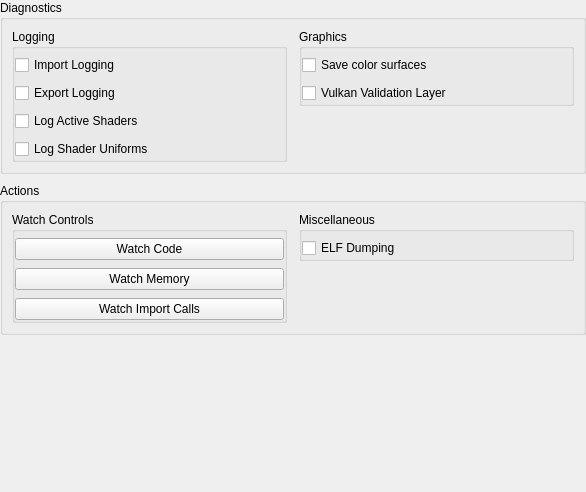
           <widget class="QWidget" name="debug_scroll_contents">
            <property name="geometry">
             <rect>
              <x>0</x>
              <y>0</y>
              <width>586</width>
              <height>492</height>
             </rect>
            </property>
            <layout class="QVBoxLayout" name="debug_tab_content_layout">
             <property name="spacing">
              <number>9</number>
             </property>
             <property name="leftMargin">
              <number>0</number>
             </property>
             <property name="topMargin">
              <number>0</number>
             </property>
             <property name="rightMargin">
              <number>0</number>
             </property>
             <property name="bottomMargin">
              <number>0</number>
             </property>
             <item>
              <widget class="QGroupBox" name="gb_debug_diagnostics_section">
               <property name="title">
                <string>Diagnostics</string>
               </property>
               <layout class="QHBoxLayout" name="gb_debug_diagnostics_section_layout">
                <property name="spacing">
                 <number>12</number>
                </property>
                <item alignment="Qt::AlignmentFlag::AlignTop">
                 <widget class="QGroupBox" name="gb_debug_logging">
                  <property name="title">
                   <string>Logging</string>
                  </property>
                  <property name="flat">
                   <bool>true</bool>
                  </property>
                  <layout class="QVBoxLayout" name="gb_debug_logging_layout">
                   <property name="spacing">
                    <number>8</number>
                   </property>
                   <property name="leftMargin">
                    <number>0</number>
                   </property>
                   <property name="topMargin">
                    <number>6</number>
                   </property>
                   <property name="rightMargin">
                    <number>0</number>
                   </property>
                   <property name="bottomMargin">
                    <number>0</number>
                   </property>
                   <item>
                    <widget class="QCheckBox" name="log_imports">
                     <property name="text">
                      <string>Import Logging</string>
                     </property>
                    </widget>
                   </item>
                   <item>
                    <widget class="QCheckBox" name="log_exports">
                     <property name="text">
                      <string>Export Logging</string>
                     </property>
                    </widget>
                   </item>
                   <item>
                    <widget class="QCheckBox" name="log_active_shaders">
                     <property name="text">
                      <string>Log Active Shaders</string>
                     </property>
                    </widget>
                   </item>
                   <item>
                    <widget class="QCheckBox" name="log_uniforms">
                     <property name="text">
                      <string>Log Shader Uniforms</string>
                     </property>
                    </widget>
                   </item>
                  </layout>
                 </widget>
                </item>
                <item alignment="Qt::AlignmentFlag::AlignTop">
                 <widget class="QGroupBox" name="gb_debug_gpu">
                  <property name="title">
                   <string>Graphics</string>
                  </property>
                  <property name="flat">
                   <bool>true</bool>
                  </property>
                  <layout class="QVBoxLayout" name="gb_debug_gpu_layout">
                   <property name="spacing">
                    <number>8</number>
                   </property>
                   <property name="leftMargin">
                    <number>0</number>
                   </property>
                   <property name="topMargin">
                    <number>6</number>
                   </property>
                   <property name="rightMargin">
                    <number>0</number>
                   </property>
                   <property name="bottomMargin">
                    <number>0</number>
                   </property>
                   <item>
                    <widget class="QCheckBox" name="color_surface_debug">
                     <property name="text">
                      <string>Save color surfaces</string>
                     </property>
                    </widget>
                   </item>
                   <item>
                    <widget class="QCheckBox" name="validation_layer">
                     <property name="text">
                      <string>Vulkan Validation Layer</string>
                     </property>
                    </widget>
                   </item>
                  </layout>
                 </widget>
                </item>
               </layout>
              </widget>
             </item>
             <item>
              <widget class="QGroupBox" name="gb_debug_watch_section">
               <property name="title">
                <string>Actions</string>
               </property>
               <layout class="QHBoxLayout" name="gb_debug_watch_section_layout">
                <property name="spacing">
                 <number>12</number>
                </property>
                <item alignment="Qt::AlignmentFlag::AlignTop">
                 <widget class="QGroupBox" name="gb_debug_watchpoints">
                  <property name="title">
                   <string>Watch Controls</string>
                  </property>
                  <property name="flat">
                   <bool>true</bool>
                  </property>
                  <layout class="QVBoxLayout" name="gb_debug_watchpoints_layout">
                   <property name="spacing">
                    <number>8</number>
                   </property>
                   <property name="leftMargin">
                    <number>0</number>
                   </property>
                   <property name="topMargin">
                    <number>6</number>
                   </property>
                   <property name="rightMargin">
                    <number>0</number>
                   </property>
                   <property name="bottomMargin">
                    <number>0</number>
                   </property>
                   <item>
                    <widget class="QPushButton" name="watch_code">
                     <property name="text">
                      <string>Watch Code</string>
                     </property>
                    </widget>
                   </item>
                   <item>
                    <widget class="QPushButton" name="watch_memory">
                     <property name="text">
                      <string>Watch Memory</string>
                     </property>
                    </widget>
                   </item>
                   <item>
                    <widget class="QPushButton" name="watch_import_calls">
                     <property name="text">
                      <string>Watch Import Calls</string>
                     </property>
                    </widget>
                   </item>
                  </layout>
                 </widget>
                </item>
                <item alignment="Qt::AlignmentFlag::AlignTop">
                 <widget class="QGroupBox" name="gb_debug_misc">
                  <property name="title">
                   <string>Miscellaneous</string>
                  </property>
                  <property name="flat">
                   <bool>true</bool>
                  </property>
                  <layout class="QVBoxLayout" name="gb_debug_misc_layout">
                   <property name="spacing">
                    <number>8</number>
                   </property>
                   <property name="leftMargin">
                    <number>0</number>
                   </property>
                   <property name="topMargin">
                    <number>6</number>
                   </property>
                   <property name="rightMargin">
                    <number>0</number>
                   </property>
                   <property name="bottomMargin">
                    <number>0</number>
                   </property>
                   <item>
                    <widget class="QCheckBox" name="dump_elfs">
                     <property name="text">
                      <string>ELF Dumping</string>
                     </property>
                    </widget>
                   </item>
                  </layout>
                 </widget>
                </item>
               </layout>
              </widget>
             </item>
             <item>
              <spacer name="debug_tab_content_spacer">
               <property name="orientation">
                <enum>Qt::Orientation::Vertical</enum>
               </property>
               <property name="sizeHint" stdset="0">
                <size>
                 <width>20</width>
                 <height>40</height>
                </size>
               </property>
              </spacer>
             </item>
            </layout>
           </widget>
